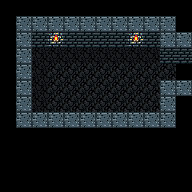

Rendered tile map (Tiled .tmx) drawn with the repository's tilesets; below, a short description and the full map source, tile grids included:
An orthogonal 12x12 tile map with 16x16 px tiles, 1 tile layer (Tile Layer 1).

<map version="1.0" orientation="orthogonal" renderorder="right-down" width="12" height="12" tilewidth="16" tileheight="16" nextobjectid="1">
 <tileset firstgid="1" name="Tileset" tilewidth="16" tileheight="16" tilecount="18" columns="18">
  <image source="../images/tiles/tiles.png" width="288" height="16" />
 </tileset>
 <layer name="Tile Layer 1" width="12" height="12">
  <data encoding="csv">
1,1,1,1,1,1,1,1,1,1,1,1,
1,13,13,13,13,13,13,13,13,13,13,1,
1,13,9,10,9,9,9,9,10,9,13,13,
1,13,4,4,4,4,4,4,4,4,9,9,
1,13,4,5,5,5,5,5,5,5,5,1,
1,13,4,5,5,5,5,5,5,5,13,13,
1,13,4,5,5,5,5,5,5,5,13,1,
1,13,13,13,13,13,13,13,13,13,13,1,
1,1,1,1,1,1,1,1,1,1,1,1,
1,1,1,1,1,1,1,1,1,1,1,1,
1,1,1,1,1,1,1,1,1,1,1,1,
1,1,1,1,1,1,1,1,1,1,1,1
</data>
 </layer>
</map>